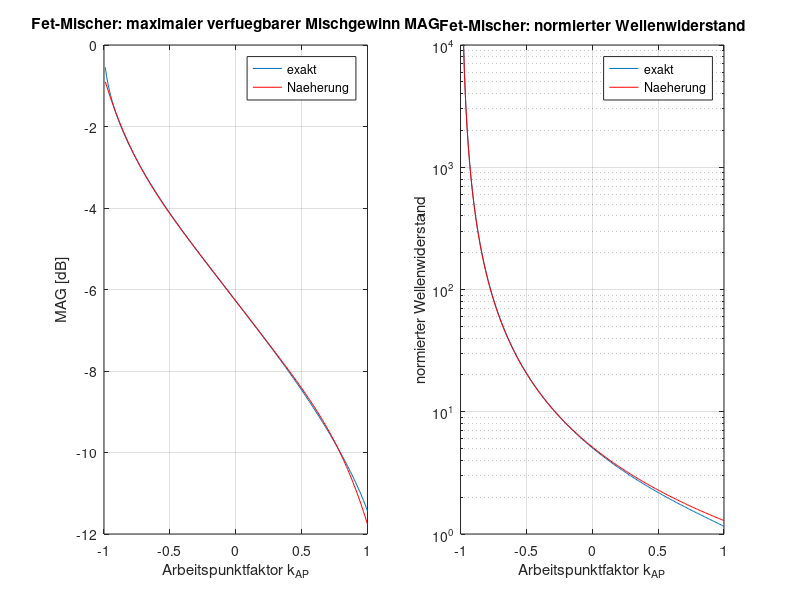

Recreate this plot in MATLAB.
function fetmischer_kap
%------------------------------------------------------------------------
% fetmischer_kap
%
% Arbeitspunktfaktor k_AP und maximaler verfuegbarer Mischgewinn MAG
% eines passiven FET-Mischers
%------------------------------------------------------------------------
% (c) Tietze/Schenk/Gamm 2009
%------------------------------------------------------------------------

kap=[-0.99:0.01:1];
l_kap=length(kap);

mag=zeros(1,l_kap);
zwmk=zeros(1,l_kap);

c=cos(2*pi*[0:255]/256);
for i=1:l_kap
    gft=kap(i)+c;
    idx=find(gft < 0);
    gft(idx)=zeros(1,length(idx));
    gff=abs(fft(gft))/256;
    g0=gff(1);
    g1=2*gff(2);
    x=sqrt(1-g1^2/(4*g0^2));
    mag(i)=10*log10((1-x)/(1+x));
    zwmk(i)=1/(g0*x);
end

c0=-6.28;
c1=-4.2;
c5=-1.28;
mag1=c0+c1*kap+c5*kap.^5;

zwmk1=5.15./(kap+1).^2;

s=get(0,'Screensize');
figure('Position',[0.1*s(3) 0.2*s(4) 0.8*s(3) 0.6*s(4)]);

subplot(1,2,1);
plot(kap,mag);
hold on;
plot(kap,mag1,'r-');
hold off;
axis([-1 1 -12 0]);
grid on;
xlabel('Arbeitspunktfaktor k_{AP}')
ylabel('MAG [dB]');
title('Fet-Mischer: maximaler verfuegbarer Mischgewinn MAG');
legend('exakt','Naeherung');

subplot(1,2,2);
semilogy(kap,zwmk);
hold on;
semilogy(kap,zwmk1,'r-');
hold off;
axis([-1 1 1 1e4]);
grid on;
xlabel('Arbeitspunktfaktor k_{AP}')
ylabel('normierter Wellenwiderstand');
title('Fet-Mischer: normierter Wellenwiderstand');
legend('exakt','Naeherung');
